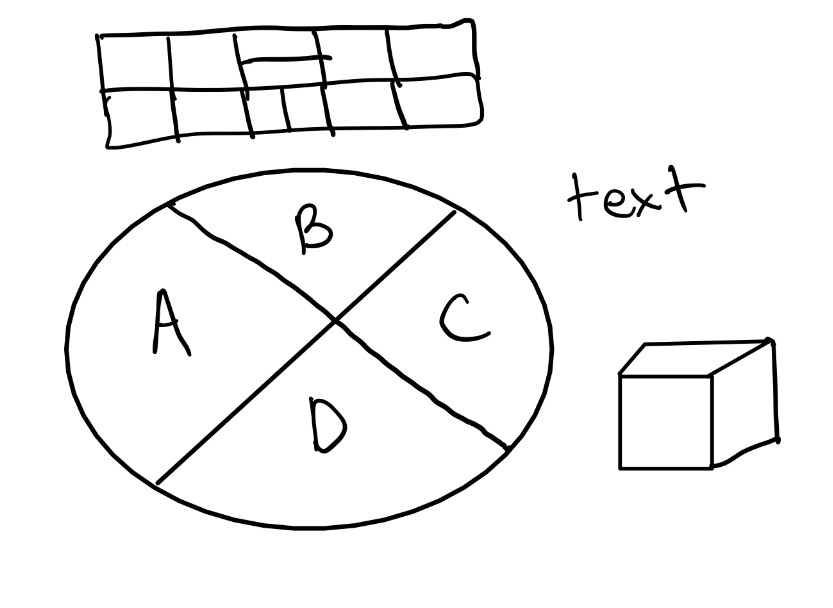
#> input picture data/my_img.png, 833 x 608 px
$ python detect.py
#> lines starting #> are read from the running program, lines starting #| are printed output that depends on the picture; after the words box and inside, x2 and y2 are one past the last pixel; in counts of white or black regions, pixels touching at a corner belong together
import cv2
import numpy as np
import matplotlib.pyplot as plt
from scipy.spatial import distance
import os

class DrawingStandardizer:
    def __init__(self, line_tolerance=5, circle_tolerance=0.1):
        self.line_tolerance = line_tolerance
        self.circle_tolerance = circle_tolerance

    def standardize_image(self, image_path):
        """Standardize image with strict circle detection"""
#> called with image_path = '../data/my_img.png'
        image = cv2.imread(image_path)
#> image is the input picture: shape (608, 833, 3); min 0, max 255, mean 242.7
        if image is None:
            print("ERROR: Could not load image!")
            return None

        gray = cv2.cvtColor(image, cv2.COLOR_BGR2GRAY)
        _, binary = cv2.threshold(gray, 127, 255, cv2.THRESH_BINARY_INV)
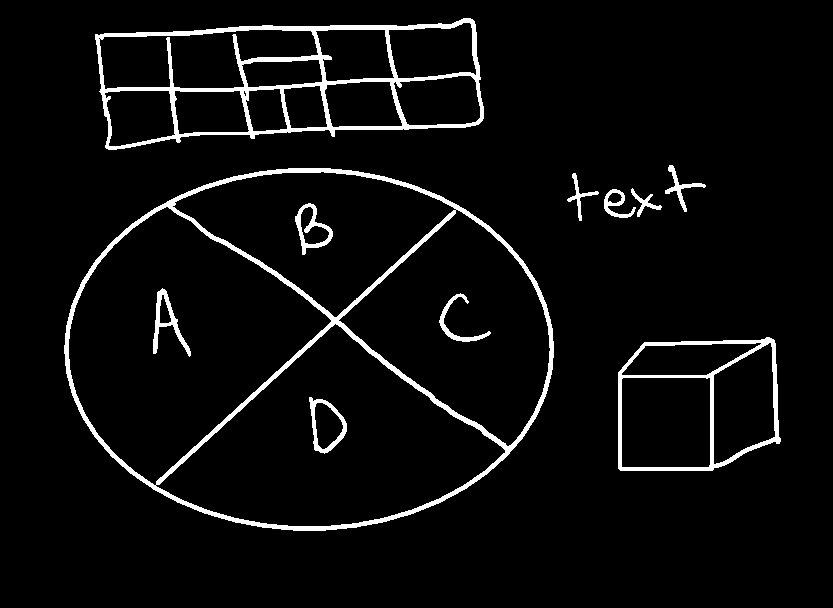
#> binary: shape (608, 833); 4.8% white; 11 white regions

        contours, _ = cv2.findContours(binary, cv2.RETR_TREE, cv2.CHAIN_APPROX_SIMPLE)
#> contours = 34 contours, 2 with area under 20; largest, box (x1, y1, x2, y2) and area: (64, 168, 554, 531) 138944, (68, 206, 332, 486) 41920, (95, 18, 484, 150) 40116, (155, 323, 506, 527) 38704, (338, 209, 551, 447) 28010
        print(f"Found {len(contours)} contours")
#| Found 34 contours

        standardized_elements = []

        for i, contour in enumerate(contours):
            area = cv2.contourArea(contour)
            if area < 50:
                continue

            element_type = self.classify_element_strict(contour)
            print(f"Contour {i}: {element_type}")

            if element_type == "circle":
                standardized = self.standardize_circle(contour)
            elif element_type == "line":
                standardized = self.standardize_line(contour)
            elif element_type == "rectangle":
                standardized = self.standardize_rectangle(contour)
            else:
                standardized = self.standardize_character(contour)

            standardized_elements.append({
                'type': element_type,
                'points': standardized,
                'original': contour
            })
#> this loop made 34 passes
#> (perimeter in classify_element_strict, circularity in classify_element_strict, enclosing_area in classify_element_strict, circle_fit in classify_element_strict) on passes 2, 3, 22, 24, 27, 28, 30: (355.3, 0.796, 12306.4, 0.65), (328.8, 0.651, 14152.9, 0.395), (1033.9, 0.472, 123778.9, 0.324), (228.8, 0.685, 5612.5, 0.508), (161.1, 0.745, 2595.8, 0.593), (230.4, 0.712, 5793.1, 0.52), (204.5, 0.557, 5354.1, 0.346)
#> (perimeter in classify_element_strict, circularity in classify_element_strict, enclosing_area in classify_element_strict, circle_fit in classify_element_strict) on passes 1, 9, 25, 26, 29, 32: (551.8, 0.786, 31981.5, 0.596), (1418.5, 0.868, 187931, 0.739), (249.7, 0.655, 5318.7, 0.611), (157.9, 0.719, 2269.8, 0.629), (261.3, 0.663, 6852.6, 0.525), (263.3, 0.605, 6563.6, 0.508)
#| Contour 0: rectangle
#| Contour 1: rectangle
#| Contour 2: rectangle
#| Contour 3: line
#| Contour 4: character
#| Contour 5: character
#| Contour 6: character
#| Contour 7: character
#> (further printed lines are left out)

        self.visualize_results(image, binary, standardized_elements)
        return standardized_elements

    def classify_element_strict(self, contour):
        """STRICT circle detection - rejects polygons"""
        area = cv2.contourArea(contour)
        perimeter = cv2.arcLength(contour, True)

        if perimeter == 0:
            return "character"

        # Basic circularity
        circularity = 4 * np.pi * area / (perimeter * perimeter)

        # Get enclosing circle
        (x, y), radius = cv2.minEnclosingCircle(contour)
        enclosing_area = np.pi * radius * radius

        # Circle fit ratio
        circle_fit = area / enclosing_area if enclosing_area > 0 else 0

        # Polygon approximation to detect vertices
        epsilon = 0.02 * perimeter
        approx = cv2.approxPolyDP(contour, epsilon, True)
        num_vertices = len(approx)

        # STRICT CIRCLE CRITERIA:
        is_circle = (
            circularity > 0.85 and          # Very circular
            circle_fit > 0.75 and           # Fits enclosing circle well
            num_vertices > 10 and           # Many vertices (not a polygon)
            area > 100                      # Not too small
        )

        if is_circle:
            return "circle"

        # Check for other shapes
        x, y, w, h = cv2.boundingRect(contour)
        aspect_ratio = w / h if h > 0 else 0

        # Rectangle detection
        rect_area = w * h
        extent = area / rect_area if rect_area > 0 else 0
        if extent > 0.7 and (0.3 < aspect_ratio < 3.0):
            return "rectangle"

        # Line detection
        if max(w, h) / min(w, h) > 4:
            return "line"

        return "character"

    def standardize_circle(self, contour):
        """Create perfect circle"""
        (x, y), radius = cv2.minEnclosingCircle(contour)
        center = (int(x), int(y))
        radius = int(radius)

        # Generate smooth circle
        angles = np.linspace(0, 2 * np.pi, 72)  # More points for smoother circle
        circle_points = []
        for angle in angles:
            px = center[0] + radius * np.cos(angle)
            py = center[1] + radius * np.sin(angle)
            circle_points.append([px, py])

        return np.array(circle_points, dtype=np.int32)

    def standardize_line(self, contour):
        """Create straight line"""
        points = contour.reshape(-1, 2)

        if len(points) < 2:
            return points

        # Fit line
        [vx, vy, x, y] = cv2.fitLine(points, cv2.DIST_L2, 0, 0.01, 0.01)
        line_dir = np.array([vx[0], vy[0]])
        line_point = np.array([x[0], y[0]])

        # Project points to find endpoints
        projections = []
        for point in points:
            vec = point - line_point
            projection = np.dot(vec, line_dir)
            projections.append(projection)

        start_proj = min(projections)
        end_proj = max(projections)

        start_point = line_point + start_proj * line_dir
        end_point = line_point + end_proj * line_dir

        # Create straight line
        t_values = np.linspace(0, 1, 10)
        straight_points = []
        for t in t_values:
            point = start_point + t * (end_point - start_point)
            straight_points.append([int(point[0]), int(point[1])])

        return np.array(straight_points, dtype=np.int32)

    def standardize_rectangle(self, contour):
        """Create perfect rectangle"""
        rect = cv2.minAreaRect(contour)
        box = cv2.boxPoints(rect)
        box = np.int32(box)
        return box

    def standardize_character(self, contour):
        """Simplify character contour"""
        epsilon = 0.02 * cv2.arcLength(contour, True)
        simplified = cv2.approxPolyDP(contour, epsilon, True)
        return simplified.reshape(-1, 2)

    def visualize_results(self, original_image, binary_image, standardized_elements):
        """Show before/after comparison"""
        # Create clean output
        clean_image = np.ones_like(original_image) * 255

        # Draw standardized elements
        for element in standardized_elements:
            points = element['points']
            color = (0, 0, 0)  # Black

            if element['type'] == 'circle':
                cv2.polylines(clean_image, [points], True, color, 2)
            elif element['type'] == 'line':
                cv2.polylines(clean_image, [points], False, color, 2)
            else:
                cv2.polylines(clean_image, [points], True, color, 2)
#> this loop made 32 passes
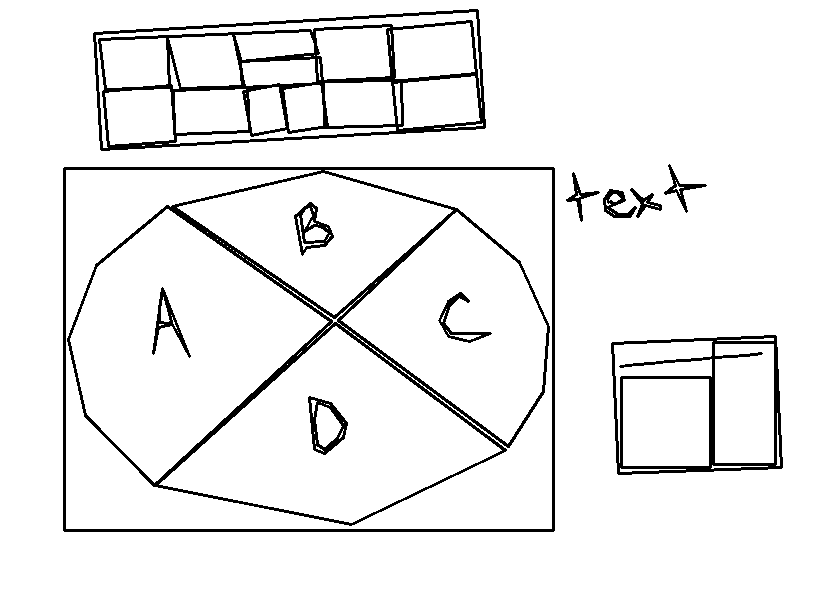
#> clean_image: shape (608, 833, 3); 93.7% white; 11 black regions, largest, box (x1, y1, x2, y2) and area: (63, 167, 555, 532) 13735, (93, 9, 486, 151) 9743, (611, 335, 783, 475) 4254

        # Convert to RGB for matplotlib
        original_rgb = cv2.cvtColor(original_image, cv2.COLOR_BGR2RGB)
        clean_rgb = cv2.cvtColor(clean_image, cv2.COLOR_BGR2RGB)

        # Plot results
        plt.figure(figsize=(15, 5))

        plt.subplot(1, 3, 1)
        plt.imshow(original_rgb)
        plt.title('Original Image')
        plt.axis('off')

        plt.subplot(1, 3, 2)
        plt.imshow(binary_image, cmap='gray')
        plt.title('Binary (Contours)')
        plt.axis('off')

        plt.subplot(1, 3, 3)
        plt.imshow(clean_rgb)
        plt.title('Standardized Drawing')
        plt.axis('off')

        plt.tight_layout()
        plt.show()
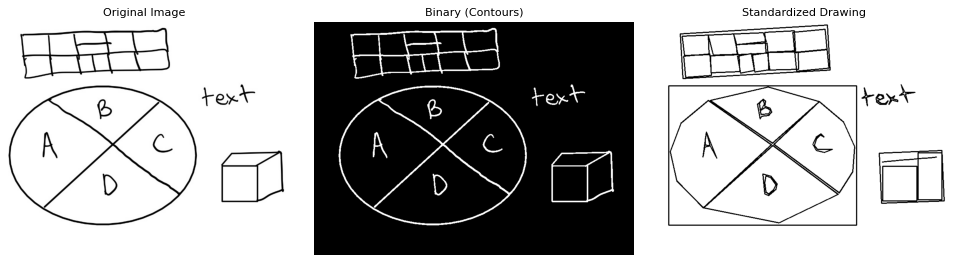
#> figure drawn by matplotlib, 3 panels

        print(f"Standardized {len(standardized_elements)} elements")
#| Standardized 32 elements
        for element in standardized_elements:
            print(f"  - {element['type']}: {len(element['points'])} points")

# TEST WITH A SIMPLE EXAMPLE
def create_test_image():
    """Create a test image with circles, lines, and rectangles"""
    img = np.ones((300, 400, 3), dtype=np.uint8) * 255

    # Draw a circle
    cv2.circle(img, (100, 100), 30, (0, 0, 0), 2)
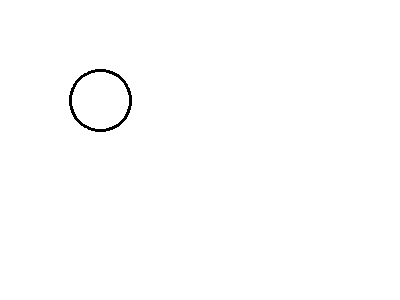
#> img: shape (300, 400, 3); 99.5% white; black in thin lines or dots, all inside (x1, y1, x2, y2) = (69, 69, 132, 132)

    # Draw a line
    cv2.line(img, (200, 50), (300, 150), (0, 0, 0), 2)

    # Draw a rectangle
    cv2.rectangle(img, (50, 200), (150, 250), (0, 0, 0), 2)

    # Draw some text/character
    cv2.putText(img, 'A', (250, 200), cv2.FONT_HERSHEY_SIMPLEX, 1, (0, 0, 0), 2)
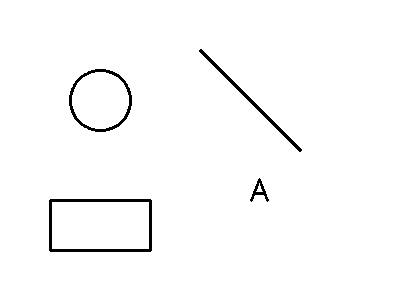
#> img: shape (300, 400, 3); 98.2% white; 4 black regions, box (x1, y1, x2, y2) and area: (49, 199, 152, 252) 896, (69, 69, 132, 132) 562, (199, 49, 302, 152) 507, (250, 178, 269, 202) 146

    return img


# Setup directories
input_folder = "../data"
output_folder = "../output"
src_file = "my_img.png"
output = "gcode.out"
if not os.path.exists(output_folder):
    os.makedirs(output_folder)


# RUN THE CODE
if __name__ == "__main__":
    # Option 1: Use your image
    standardizer = DrawingStandardizer()
    image_path = f"{input_folder}/{src_file}"

    result = standardizer.standardize_image(image_path)

    # Option 2: Test with generated image
    print("Creating test image...")
    test_image = create_test_image()
    cv2.imwrite("test_drawing.png", test_image)

    print("Running standardizer...")
    standardizer = DrawingStandardizer()
    result = standardizer.standardize_image("test_drawing.png")
#| Found 7 contours
#> the loop in standardize_image (call 2), `for i, contour in enumerate(contours):` made 7 passes
#| Contour 0: rectangle
#| Contour 1: rectangle
#| Contour 2: character
#| Contour 4: rectangle
#| Contour 5: rectangle
#| Contour 6: character
#> the loop in visualize_results (call 2), `for element in standardized_elements:` made 6 passes
#> after the loop in visualize_results (call 2), `for element in standardized_elements:`:
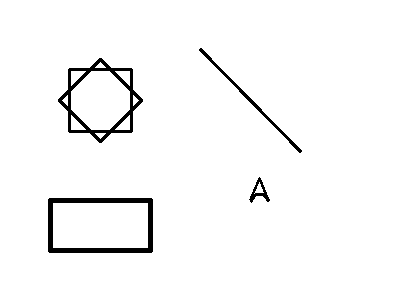
#> clean_image: shape (300, 400, 3); 97% white; 4 black regions, box (x1, y1, x2, y2) and area: (48, 198, 153, 253) 1496, (58, 58, 143, 143) 1436, (199, 48, 302, 153) 453, (249, 177, 270, 203) 177
#| Standardized 6 elements

    if result is None:
        print("No result generated. Check the debug output above.")

$ run again, with data/alphabets.png copied over data/my_img.png
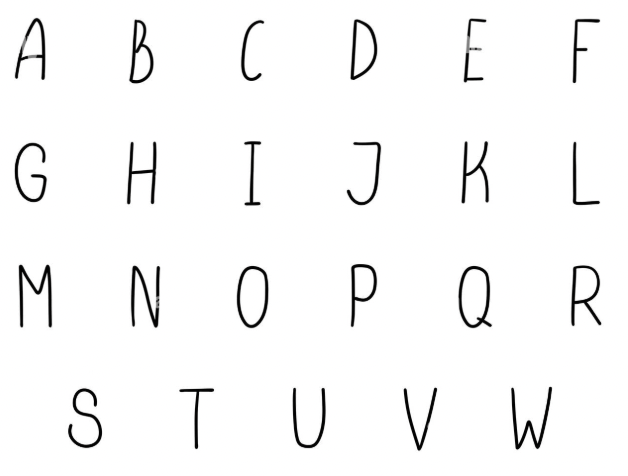
#> input picture data/alphabets.png, 628 x 476 px
#> in standardize_image, image is the input picture: shape (476, 628, 3); mean B, G, R 247.1, 247.1, 247.1
#> in standardize_image, `_, binary = cv2.threshold(gray, 127, 255, cv2.THRESH_BINARY_INV)`:
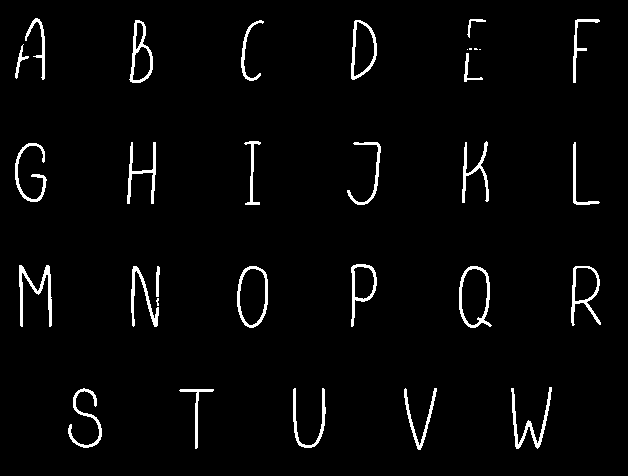
#> binary: shape (476, 628); 3% white; 31 white regions (5 under 20 px)
#> contours = 38 contours, 5 with area under 20; largest, box (x1, y1, x2, y2) and area: (459, 266, 492, 328) 1535, (237, 266, 268, 328) 1512, (239, 268, 266, 326) 1206, (461, 268, 488, 326) 1196, (351, 20, 377, 80) 1104
#| Found 38 contours
#> the loop in standardize_image, `for i, contour in enumerate(contours):` made 38 passes
#> (perimeter in classify_element_strict, circularity in classify_element_strict, enclosing_area in classify_element_strict, circle_fit in classify_element_strict) on passes 8, 9, 10, 11, 12, 17, 30: (100.5, 0.798, 1032.4, 0.621), (176.7, 0.618, 3149.5, 0.487), (149.2, 0.676, 2571.4, 0.465), (158.6, 0.756, 2961, 0.511), (143.7, 0.734, 2580.1, 0.467), (95.11, 0.783, 887.2, 0.636), (147.5, 0.637, 2784.3, 0.396)
#> (printed output is left out)
#> the loop in visualize_results, `for element in standardized_elements:` made 32 passes
#> in visualize_results, `plt.show()`:
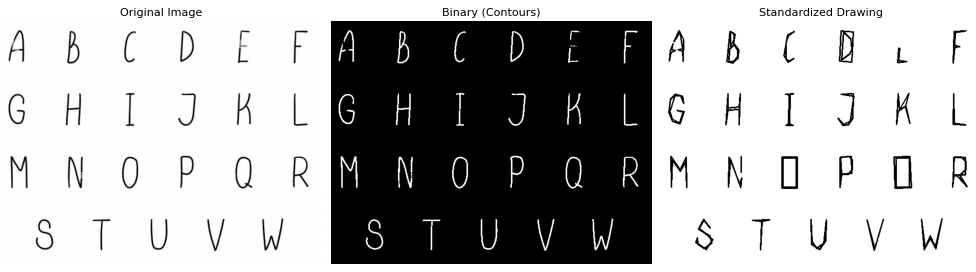
#> figure drawn by matplotlib, 3 panels
#| Standardized 32 elements
#> gray: shape (300, 400); 98.2% white; 4 black regions, box (x1, y1, x2, y2) and area: (49, 199, 152, 252) 896, (69, 69, 132, 132) 562, (199, 49, 302, 152) 507, (250, 178, 269, 202) 146
#| Found 7 contours
#> the loop in standardize_image (call 2), `for i, contour in enumerate(contours):` made 7 passes
#| Contour 0: rectangle
#| Contour 1: rectangle
#| Contour 2: character
#| Contour 4: rectangle
#| Contour 5: rectangle
#> (further printed lines are left out)
#> the loop in visualize_results (call 2), `for element in standardized_elements:` made 6 passes
#| Standardized 6 elements

$ run again, with data/bold_triangle.png copied over data/my_img.png
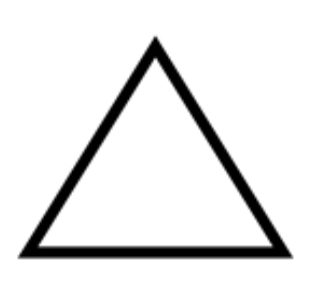
#> input picture data/bold_triangle.png, 314 x 302 px
#> in standardize_image, image is the input picture: shape (302, 314, 3); mean B, G, R 232.3, 232.3, 232.3
#> in standardize_image, `_, binary = cv2.threshold(gray, 127, 255, cv2.THRESH_BINARY_INV)`:
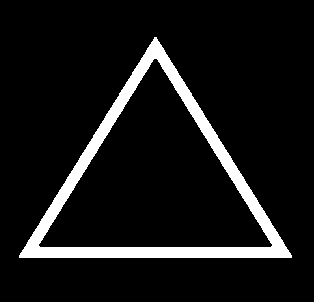
#> binary: shape (302, 314); 8.8% white; 1 white region
#> contours = 2 contours; box (x1, y1, x2, y2) and area: (19, 37, 292, 258) 30286, (38, 58, 273, 248) 22630
#| Found 2 contours
#> the loop in standardize_image, `for i, contour in enumerate(contours):` made 2 passes
#> (perimeter in classify_element_strict, circularity in classify_element_strict, enclosing_area in classify_element_strict, circle_fit in classify_element_strict) on passes 1 to 2: (825.8, 0.558, 72619.2, 0.417), (707.8, 0.568, 53177, 0.426)
#> (printed output is left out)
#> after the loop in standardize_image, `for i, contour in enumerate(contours):`: standardized_elements = 2 items
#> the loop in visualize_results, `for element in standardized_elements:` made 2 passes
#> (points, color) on passes 1 to 2: ([[19, 255], [291, 257], [156, 37]], (0, 0, 0)), ([[38, 244], [156, 58], [272, 245]], (0, 0, 0))
#> in visualize_results, `plt.show()`:
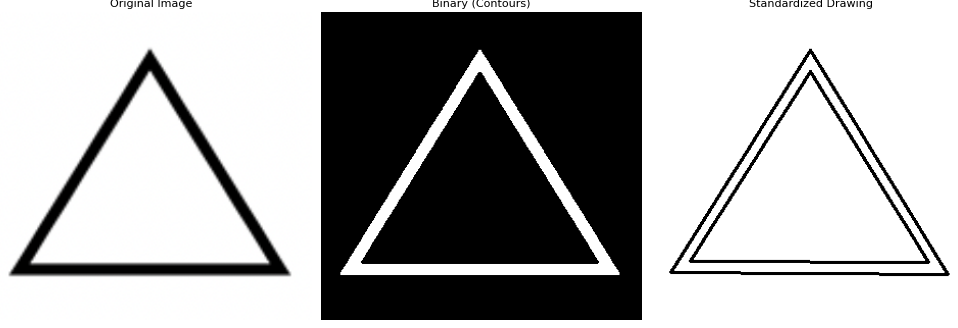
#> figure drawn by matplotlib, 3 panels
#| Standardized 2 elements
#> the loop in visualize_results, `for element in standardized_elements:` made 2 passes
#|   - character: 3 points
#|   - character: 3 points
#> gray: shape (300, 400); 98.2% white; 4 black regions, box (x1, y1, x2, y2) and area: (49, 199, 152, 252) 896, (69, 69, 132, 132) 562, (199, 49, 302, 152) 507, (250, 178, 269, 202) 146
#> binary: shape (300, 400); 1.8% white; 4 white regions
#> contours = 7 contours; box (x1, y1, x2, y2) and area: (49, 199, 152, 252) 5302, (51, 201, 150, 250) 4702, (69, 69, 132, 132) 3036, (71, 71, 130, 130) 2644, (199, 49, 302, 152) 403, (250, 178, 269, 202) 140, (255, 182, 264, 193) 41
#| Found 7 contours
#> the loop in standardize_image (call 2), `for i, contour in enumerate(contours):` made 7 passes
#> (perimeter in classify_element_strict, circularity in classify_element_strict, enclosing_area in classify_element_strict, circle_fit in classify_element_strict) on passes 1 to 2: (305.7, 0.713, 10134.8, 0.523), (289.7, 0.704, 9204.9, 0.511)
#> (printed output is left out)
#> the loop in visualize_results (call 2), `for element in standardized_elements:` made 6 passes
#> points on passes 1, 2, 4, 5, 6: [[151, 251], [49, 251], [49, 199], [151, 199]], [[149, 249], [51, 249], [51, 201], [149, 201]], [[131, 131], [69, 131], [69, 69], [131, 69]], [[100, 141], [59, 100], [100, 59], [141, 100]], [[200, 49], [300, 151]]
#| Standardized 6 elements
#> the loop in visualize_results (call 2), `for element in standardized_elements:` made 6 passes
#|   - rectangle: 4 points
#|   - rectangle: 4 points
#|   - character: 6 points
#|   - rectangle: 4 points
#|   - rectangle: 4 points
#> (further printed lines are left out)
#> `result = standardizer.standardize_image("test_drawing.png")`: result = 6 items
